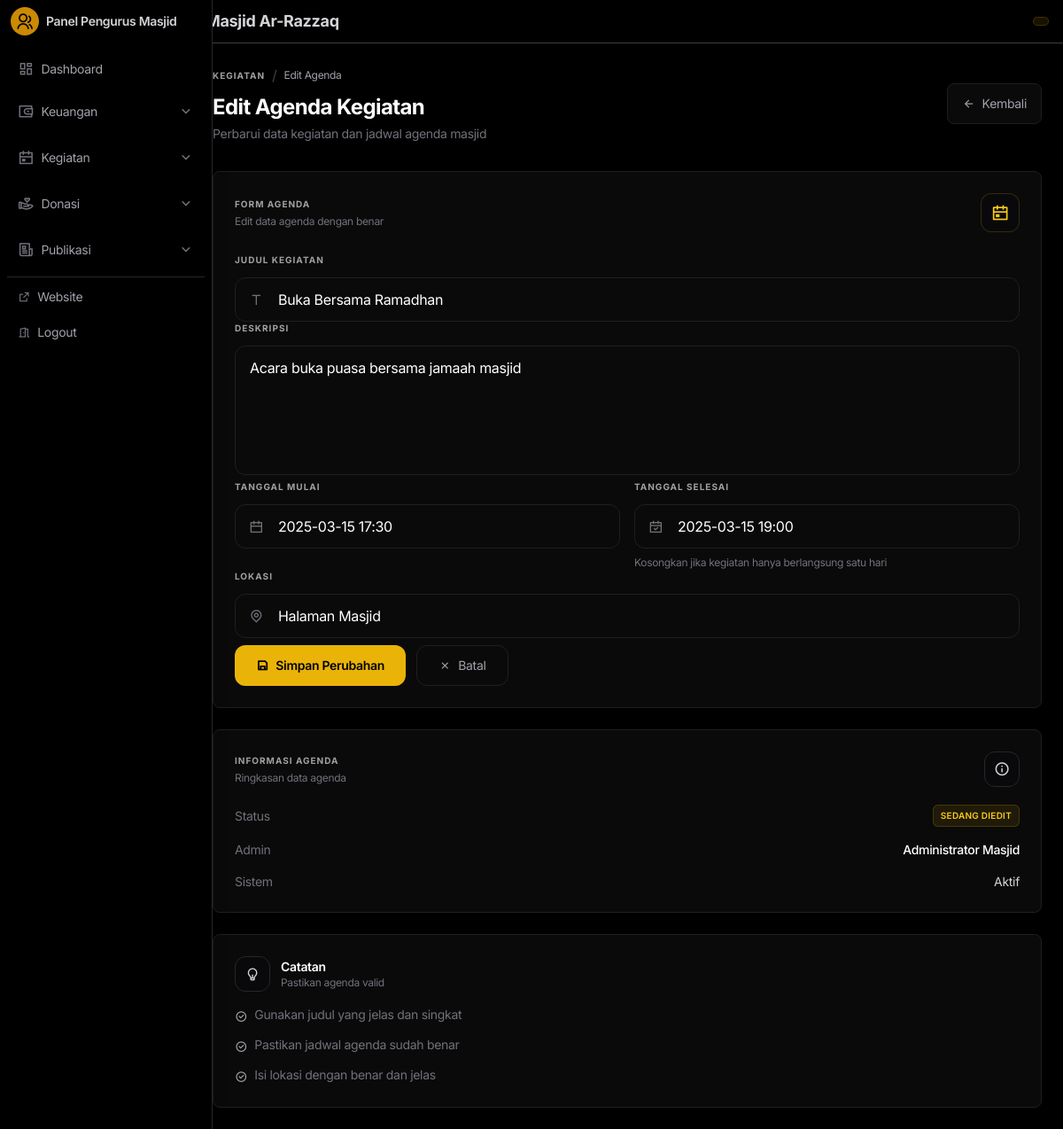
The page /api/pages/index.php?page=agenda_edit&id=2 (signed in) on the database its author committed.
### tables this page shows
CREATE TABLE `agenda` (
  `id` int NOT NULL,
  `judul` varchar(200) NOT NULL,
  `deskripsi` text,
  `tanggal_mulai` datetime NOT NULL,
  `tanggal_selesai` datetime DEFAULT NULL,
  `lokasi` varchar(200) DEFAULT NULL,
  `created_at` timestamp NULL DEFAULT CURRENT_TIMESTAMP,
  `updated_at` timestamp NULL DEFAULT CURRENT_TIMESTAMP ON UPDATE CURRENT_TIMESTAMP
);

### api/pages/agenda_edit.php (the view, shortened to what this page needs)
<?php
$id = (int) $_GET['id'];
$pdo = getDBConnection();
$stmt = $pdo->prepare("SELECT * FROM agenda WHERE id = ?");
$stmt->execute([$id]);
$agenda = $stmt->fetch();
function formatDateTimeLocal($datetime)
{
   return date('Y-m-d H:i', strtotime($datetime));
}
?>
<div class="p-4 lg:p-6 max-w-[1500px] mx-auto">
   <div class="mb-8 flex flex-col lg:flex-row lg:items-center justify-between gap-5">
      <div>
         <div class="flex items-center gap-2 mb-2">
            <a href="index.php?page=agenda" class="vercel-label">Kegiatan</a>
            <span class="text-zinc-700">/</span>
            <span class="text-xs text-zinc-400">Edit Agenda</span>
         </div>
         <h1 class="text-2xl font-bold tracking-tight text-white">
            Edit Agenda Kegiatan
         </h1>
         <p class="text-sm text-zinc-500 mt-1">
            Perbarui data kegiatan dan jadwal agenda masjid
         </p>
      </div>
      <a href="index.php?page=agenda"
         class="vercel-card px-4 py-3 flex items-center gap-2 text-sm text-zinc-400 hover:text-white transition-all duration-300 hover:-translate-y-0.5 w-fit">
         <i class="ri-arrow-left-line"></i>
         Kembali
      </a>
   </div>
   <div class="grid grid-cols-1 xl:grid-cols-3 gap-6">
      <div class="xl:col-span-2">
         <div class="vercel-card p-5 sm:p-6">
            <div class="flex items-center justify-between mb-6">
               <div>
                  <p class="vercel-label">
                     Form Agenda
                  </p>
                  <p class="text-xs text-zinc-500 mt-1">
                     Edit data agenda dengan benar
                  </p>
               </div>
               <div
                  class="w-11 h-11 rounded-xl bg-zinc-950 border border-yellow-500/20 flex items-center justify-center">
                  <i class="ri-calendar-event-line text-yellow-400 text-xl"></i>
               </div>
            </div>
            <form method="POST" action="index.php?page=agenda_aksi&aksi=edit&id=<?= $agenda['id']; ?>">
               <div>
                  <label class="vercel-label block mb-3">
                     Judul Kegiatan
                  </label>
                  <div class="relative">
                     <i class="ri-text absolute left-4 top-1/2 -translate-y-1/2 text-zinc-500"></i>
                     <input type="text" id="judul" name="judul" required
                        value="<?php echo htmlspecialchars($agenda['judul']); ?>" placeholder="Masukkan judul kegiatan"
                        class="w-full pl-12 pr-4 py-3 bg-[#0a0a0a] border border-[#1f1f1f] rounded-xl text-white placeholder:text-zinc-600 outline-none focus:border-yellow-500 transition-all duration-300">
                  </div>
               </div>
               <div>
                  <label class="vercel-label block mb-3">
                     Deskripsi
                  </label>
                  <textarea id="deskripsi" name="deskripsi" rows="5" placeholder="Masukkan deskripsi kegiatan..."
                     class="w-full px-4 py-3 bg-[#0a0a0a] border border-[#1f1f1f] rounded-xl text-white placeholder:text-zinc-600 outline-none resize-none focus:border-yellow-500 transition-all duration-300"><?php echo htmlspecialchars($agenda['deskripsi']); ?></textarea>
               </div>
               <div class="grid grid-cols-1 sm:grid-cols-2 gap-4">
                  <div>
                     <label class="vercel-label block mb-3">
                        Tanggal Mulai
                     </label>
                     <div class="relative">
                        <i class="ri-calendar-line absolute left-4 top-1/2 -translate-y-1/2 text-zinc-500 z-10"></i>
                        <input type="text" id="tanggal_mulai" name="tanggal_mulai" required autocomplete="off"
                           value="<?php echo formatDateTimeLocal($agenda['tanggal_mulai']); ?>"
                           placeholder="Pilih tanggal mulai"
                           class="w-full pl-12 pr-4 py-3 bg-[#0a0a0a] border border-[#1f1f1f] rounded-xl text-white outline-none focus:border-yellow-500 transition-all duration-300">
                     </div>
                  </div>
                  <div>
                     <label class="vercel-label block mb-3">
                        Tanggal Selesai
                     </label>
                     <div class="relative">
                        <i
                           class="ri-calendar-check-line absolute left-4 top-1/2 -translate-y-1/2 text-zinc-500 z-10"></i>
                        <input type="text" id="tanggal_selesai" name="tanggal_selesai" autocomplete="off"
                           value="<?php echo $agenda['tanggal_selesai'] ? formatDateTimeLocal($agenda['tanggal_selesai']) : ''; ?>"
                           placeholder="Pilih tanggal selesai"
                           class="w-full pl-12 pr-4 py-3 bg-[#0a0a0a] border border-[#1f1f1f] rounded-xl text-white outline-none focus:border-yellow-500 transition-all duration-300">
                     </div>
                     <p class="text-xs text-zinc-500 mt-2">
                        Kosongkan jika kegiatan hanya berlangsung satu hari
                     </p>
                  </div>
               </div>
               <div>
                  <label class="vercel-label block mb-3">
                     Lokasi
                  </label>
                  <div class="relative">
                     <i class="ri-map-pin-line absolute left-4 top-1/2 -translate-y-1/2 text-zinc-500"></i>
                     <input type="text" id="lokasi" name="lokasi"
                        value="<?php echo htmlspecialchars($agenda['lokasi']); ?>"
                        placeholder="Masukkan lokasi kegiatan"
                        class="w-full pl-12 pr-4 py-3 bg-[#0a0a0a] border border-[#1f1f1f] rounded-xl text-white placeholder:text-zinc-600 outline-none focus:border-yellow-500 transition-all duration-300">
                  </div>
               </div>
               <div class="flex flex-col sm:flex-row gap-3 pt-2">
                  <button type="submit"
                     class="bg-yellow-500 text-black px-6 py-3 rounded-xl text-sm font-semibold transition-all duration-300 hover:scale-[1.02] hover:shadow-[0_0_25px_rgba(234,179,8,0.2)] flex items-center justify-center gap-2">
                     <i class="ri-save-line"></i>
                     Simpan Perubahan
                  </button>
                  <a href="index.php?page=agenda"
                     class="border border-[#1f1f1f] text-zinc-400 hover:text-white hover:border-zinc-700 px-6 py-3 rounded-xl text-sm transition-all duration-300 flex items-center justify-center gap-2">
                     <i class="ri-close-line"></i>
                     Batal
                  </a>
               </div>
            </form>
         </div>
      </div>
      <div class="space-y-6">
         <div class="vercel-card p-5 sm:p-6">
            <div class="flex items-center justify-between mb-5">
               <div>
                  <p class="vercel-label">
                     Informasi Agenda
                  </p>
                  <p class="text-xs text-zinc-500 mt-1">
                     Ringkasan data agenda
                  </p>
               </div>
               <div class="w-10 h-10 rounded-xl bg-zinc-950 border border-zinc-800 flex items-center justify-center">
                  <i class="ri-information-line text-zinc-300 text-lg"></i>
               </div>
            </div>
            <div class="space-y-4">
               <div class="flex items-center justify-between">
                  <span class="text-sm text-zinc-500">
                     Status
                  </span>
                  <span
                     class="text-[10px] bg-yellow-500/10 text-yellow-400 px-2 py-1 rounded-md border border-yellow-500/20 font-semibold tracking-wide">
                     SEDANG DIEDIT
                  </span>
               </div>
               <div class="flex items-center justify-between">
                  <span class="text-sm text-zinc-500">
                     Admin
                  </span>
                  <span class="text-sm text-white font-medium">
                     <?php echo $_SESSION['admin_nama']; ?>
                  </span>
               </div>
               <div class="flex items-center justify-between">
                  <span class="text-sm text-zinc-500">
                     Sistem
                  </span>
                  <span class="text-sm text-zinc-300">
                     Aktif
                  </span>
               </div>
            </div>
         </div>
         <div class="vercel-card p-5 sm:p-6">
            <div class="flex items-center gap-3 mb-4">
               <div class="w-10 h-10 rounded-xl bg-zinc-950 border border-zinc-800 flex items-center justify-center">
                  <i class="ri-lightbulb-line text-zinc-300"></i>
               </div>
               <div>
                  <p class="text-sm font-semibold text-white">
                     Catatan
                  </p>
                  <p class="text-xs text-zinc-500">
                     Pastikan agenda valid
                  </p>
               </div>
            </div>
            <ul class="space-y-3 text-sm text-zinc-500">
               <li class="flex gap-2">
                  <i class="ri-checkbox-circle-line text-zinc-400 mt-0.5"></i>
                  Gunakan judul yang jelas dan singkat
               </li>
               <li class="flex gap-2">
                  <i class="ri-checkbox-circle-line text-zinc-400 mt-0.5"></i>
                  Pastikan jadwal agenda sudah benar
               </li>
               <li class="flex gap-2">
                  <i class="ri-checkbox-circle-line text-zinc-400 mt-0.5"></i>
                  Isi lokasi dengan benar dan jelas
               </li>
            </ul>
         </div>
      </div>
   </div>
</div>
</body>
</html>

### api/pages/layout/header.php (style rules this page uses)
:root { --v-bg: #000000; --v-card: #0a0a0a; --v-border: #1f1f1f; --v-text-main: #ffffff; --v-text-muted: #a1a1a1; --v-blue: #0070f3; --v-success: #10b981; --v-error: #ef4444; }
body { font-family: 'Inter', -apple-system, BlinkMacSystemFont, sans-serif; background-color: var(--v-bg); color: var(--v-text-main); letter-spacing: -0.02em; }
.vercel-card { background: var(--v-card); border: 1px solid var(--v-border); border-radius: 8px; transition: border-color 0.2s ease, background 0.2s ease; }
.vercel-label { font-size: 10px; font-weight: 700; text-transform: uppercase; letter-spacing: 0.1em; color: var(--v-text-muted); }

### api/pages/index.php (style rules this page uses)
body { animation: pageIn .6s ease-out; }

### rows shown on the page
agenda: judul "Buka Bersama Ramadhan", deskripsi "Acara buka puasa bersama jamaah masjid", tanggal_mulai "2025-03-15 17:30", tanggal_selesai "2025-03-15 19:00", lokasi "Halaman Masjid"

### other values the page prints
$_SESSION['admin_nama'] "Administrator Masjid"
